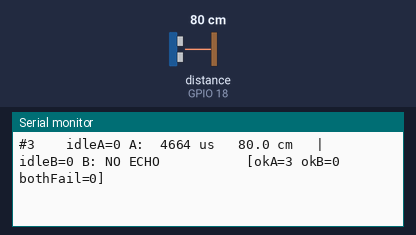
A sketch run on a simulated ESP32. Parts: the last lines printed to the serial monitor. Wiring (inferred from the names in the program): ultrasonic range finder: trigger GPIO 5; echo GPIO 18. The inputs (shaded band) are chosen by the test bench; at power-on: distance to the obstacle (sensor on GPIO 18) 80 cm. The echo pulse lasts 58.3 µs per cm.

Above: at 1.5 s.
1.6 s: distance to the obstacle (sensor on GPIO 18) set to 2 cm
At 2.27 s:
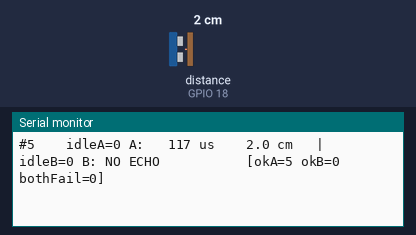
3.9 s: distance to the obstacle (sensor on GPIO 18) set to 18 cm
At 4.24 s:
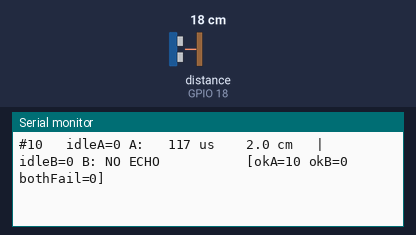
5.8 s: distance to the obstacle (sensor on GPIO 18) set to 120 cm
At 5.82 s:
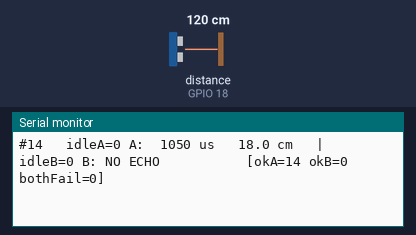
7.8 s: distance to the obstacle (sensor on GPIO 18) set to 250 cm
At 7.82 s:
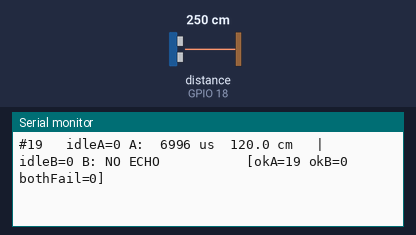

Measured:
- after the input at 1.6 s, the serial monitor: prints a new line after 0.42 s (image 1)

The sketch:

sensor_test.ino
```cpp
/*
 * Smart Dustbin - ULTRASONIC SENSOR DIAGNOSTIC v2 (no Wi-Fi)
 * ------------------------------------------------------------
 * Auto-probes BOTH possible pin orderings every cycle so we don't
 * have to guess whether TRIG/ECHO are swapped:
 *     Config A: TRIG=GPIO5  ECHO=GPIO18   (what the main firmware uses)
 *     Config B: TRIG=GPIO18 ECHO=GPIO5    (the swapped case)
 *
 * READING THE OUTPUT:
 *   "A: xxx us -> yy.y cm"  under A  -> wiring is CORRECT as-is (CONNECTED!)
 *   "B: xxx us -> yy.y cm"  under B  -> TRIG & ECHO are SWAPPED; fix main
 *                                       firmware pins or swap the 2 jumpers.
 *   both "NO ECHO" on every line     -> sensor isn't firing at all:
 *                                       check 5V on VCC (not 3V3), and GND,
 *                                       or the sensor is dead / wrong type.
 *
 * idleA / idleB = the ECHO pin level at rest for each config (expect 0).
 */

#define PIN_X 5
#define PIN_Y 18

const unsigned long ECHO_TIMEOUT_US = 30000;  // ~5 m
const float MIN_VALID_CM = 2.0;

unsigned long pingNum = 0;
unsigned long okA = 0, okB = 0, fail = 0;

// Fire one ping on (trig,echo); return echo pulse width in us (0 = none).
unsigned long probe(int trig, int echo) {
  pinMode(trig, OUTPUT);
  pinMode(echo, INPUT);
  digitalWrite(trig, LOW);
  delayMicroseconds(4);
  digitalWrite(trig, HIGH);
  delayMicroseconds(20);          // AJ-SR04M wants >=20us; fine for HC-SR04
  digitalWrite(trig, LOW);
  return pulseIn(echo, HIGH, ECHO_TIMEOUT_US);
}

void setup() {
  Serial.begin(115200);
  delay(300);
  pinMode(PIN_X, INPUT);
  pinMode(PIN_Y, INPUT);
  delay(20);
  Serial.println("\n=== Ultrasonic Sensor Diagnostic v2 (dual-probe) ===");
  Serial.printf("Config A: TRIG=GPIO%d ECHO=GPIO%d   Config B: TRIG=GPIO%d ECHO=GPIO%d\n",
                PIN_X, PIN_Y, PIN_Y, PIN_X);
  Serial.println("Expect one config to show cm readings; both NO ECHO = power/GND/sensor fault.");
  Serial.println("----------------------------------------------------");
}

void printResult(const char* tag, unsigned long us) {
  if (us == 0) { Serial.printf("%s: NO ECHO        ", tag); return; }
  float cm = us * 0.0343f / 2.0f;
  Serial.printf("%s: %5lu us %6.1f cm%s", tag, us, cm, cm < MIN_VALID_CM ? "*" : " ");
}

void loop() {
  pingNum++;

  int idleA = digitalRead(PIN_Y);              // ECHO for config A
  unsigned long a = probe(PIN_X, PIN_Y);
  if (a) okA++;
  delay(60);                                   // let echoes die out

  int idleB = digitalRead(PIN_X);              // ECHO for config B
  unsigned long b = probe(PIN_Y, PIN_X);
  if (b) okB++;

  if (!a && !b) fail++;

  Serial.printf("#%-3lu  idleA=%d ", pingNum, idleA);
  printResult("A", a);
  Serial.printf("  | idleB=%d ", idleB);
  printResult("B", b);
  Serial.printf("   [okA=%lu okB=%lu bothFail=%lu]\n", okA, okB, fail);

  delay(300);
}
```
